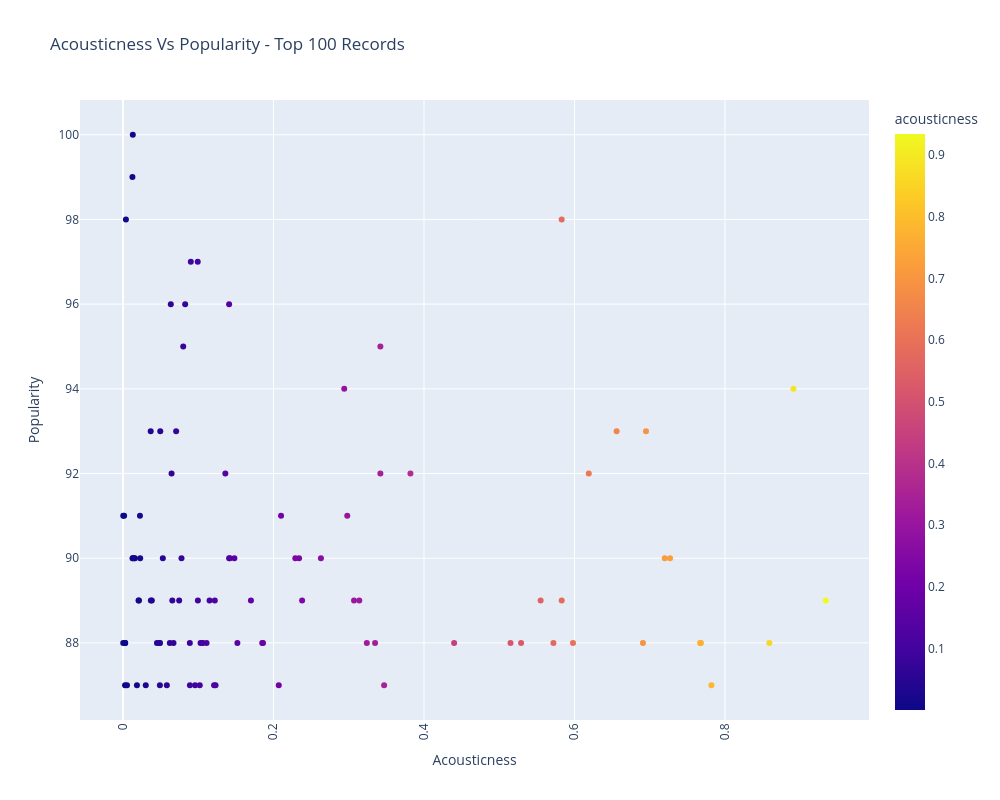

Notebook cell for this chart:
### Markdown cell above
# Observations

DataFrame strongly suggests less acoustic instrument songs are more popular, lets put this data into a plot

### Code cell
#compare acousticness with popularity

#get records wiithout duplicates
dfSpotify_DataSet_Temp = dfSpotify_DataSet_Work.sort_values(by="popularity", ascending=False).drop_duplicates(
    subset=["artists","album_name","track_name"], keep="first")

dfSpotify_DataSet_Temp = dfSpotify_DataSet_Temp[["popularity","acousticness"]].sort_values(by="popularity", ascending=False).head(100)

fig = px.scatter(dfSpotify_DataSet_Temp, x="acousticness", y="popularity", color="acousticness", title="Acousticness Vs Popularity - Top 100 Records")
fig.update_layout(xaxis_title="Acousticness", yaxis_title="Popularity", height=800, width=1000, xaxis_tickangle=-90, legend_title="Acousticness")
fig.show()

### Figure 1 — Plotly figure (JSON) as saved in the notebook; plotly's stock layout.template omitted (floating-point values rounded to 4 significant figures)
{"data": [{"hovertemplate": "acousticness=%{marker.color}<br>popularity=%{y}<extra></extra>", "legendgroup": "", "marker": {"color": [0.013, 0.0125, 0.583, 0.00383, 0.0993, 0.0901, 0.141, 0.0826, 0.0635, 0.08, 0.342, 0.294, 0.891, 0.695, 0.0368, 0.656, 0.0706, 0.0495, 0.136, 0.342, 0.619, 0.382, 0.0645, 0.000307, 0.298, 0.21, 0.0225, 0.00146, 0.0529, 0.141, 0.013, 0.234, 0.148, 0.263, 0.0151, 0.727, 0.0228, 0.229, 0.0127, 0.0157, 0.142, 0.72, 0.0777, 0.115, 0.555, 0.122, 0.307, 0.583, 0.0655, 0.0212, 0.0995, 0.0206, 0.314, 0.0383, 0.934, 0.238, 0.037, 0.0746, 0.17, 0.0622, 0.0888, 0.768, 0.00286, 0.572, 0.44, 0.152, 0.185, 0.859, 0.598, 0.335, 0.767, 0.00287, 0.0671, 0.0451, 0.324, 0.0483, 0.529, 0.515, 0.691, 0.000235, 0.105, 0.106, 0.103, 0.186, 0.0492, 0.111, 0.121, 0.00269, 0.782, 0.123, 0.207, 0.347, 0.0889, 0.0958, 0.102, 0.0185, 0.00524, 0.049, 0.0302, 0.0582], "coloraxis": "coloraxis", "symbol": "circle"}, "mode": "markers", "name": "", "orientation": "v", "showlegend": false, "type": "scatter", "x": [0.013, 0.0125, 0.583, 0.00383, 0.0993, 0.0901, 0.141, 0.0826, 0.0635, 0.08, 0.342, 0.294, 0.891, 0.695, 0.0368, 0.656, 0.0706, 0.0495, 0.136, 0.342, 0.619, 0.382, 0.0645, 0.000307, 0.298, 0.21, 0.0225, 0.00146, 0.0529, 0.141, 0.013, 0.234, 0.148, 0.263, 0.0151, 0.727, 0.0228, 0.229, 0.0127, 0.0157, 0.142, 0.72, 0.0777, 0.115, 0.555, 0.122, 0.307, 0.583, 0.0655, 0.0212, 0.0995, 0.0206, 0.314, 0.0383, 0.934, 0.238, 0.037, 0.0746, 0.17, 0.0622, 0.0888, 0.768, 0.00286, 0.572, 0.44, 0.152, 0.185, 0.859, 0.598, 0.335, 0.767, 0.00287, 0.0671, 0.0451, 0.324, 0.0483, 0.529, 0.515, 0.691, 0.000235, 0.105, 0.106, 0.103, 0.186, 0.0492, 0.111, 0.121, 0.00269, 0.782, 0.123, 0.207, 0.347, 0.0889, 0.0958, 0.102, 0.0185, 0.00524, 0.049, 0.0302, 0.0582], "xaxis": "x", "y": [100, 99, 98, 98, 97, 97, 96, 96, 96, 95, 95, 94, 94, 93, 93, 93, 93, 93, 92, 92, 92, 92, 92, 91, 91, 91, 91, 91, 90, 90, 90, 90, 90, 90, 90, 90, 90, 90, 90, 90, 90, 90, 90, 89, 89, 89, 89, 89, 89, 89, 89, 89, 89, 89, 89, 89, 89, 89, 89, 88, 88, 88, 88, 88, 88, 88, 88, 88, 88, 88, 88, 88, 88, 88, 88, 88, 88, 88, 88, 88, 88, 88, 88, 88, 88, 88, 87, 87, 87, 87, 87, 87, 87, 87, 87, 87, 87, 87, 87, 87], "yaxis": "y"}], "layout": {"coloraxis": {"colorbar": {"title": {"text": "acousticness"}}, "colorscale": [[0, "#0d0887"], [0.1111, "#46039f"], [0.2222, "#7201a8"], [0.3333, "#9c179e"], [0.4444, "#bd3786"], [0.5556, "#d8576b"], [0.6667, "#ed7953"], [0.7778, "#fb9f3a"], [0.8889, "#fdca26"], [1, "#f0f921"]]}, "height": 800, "legend": {"title": {"text": "Acousticness"}, "tracegroupgap": 0}, "title": {"text": "Acousticness Vs Popularity - Top 100 Records"}, "width": 1000, "xaxis": {"anchor": "y", "domain": [0, 1], "tickangle": -90, "title": {"text": "Acousticness"}}, "yaxis": {"anchor": "x", "domain": [0, 1], "title": {"text": "Popularity"}}}}
